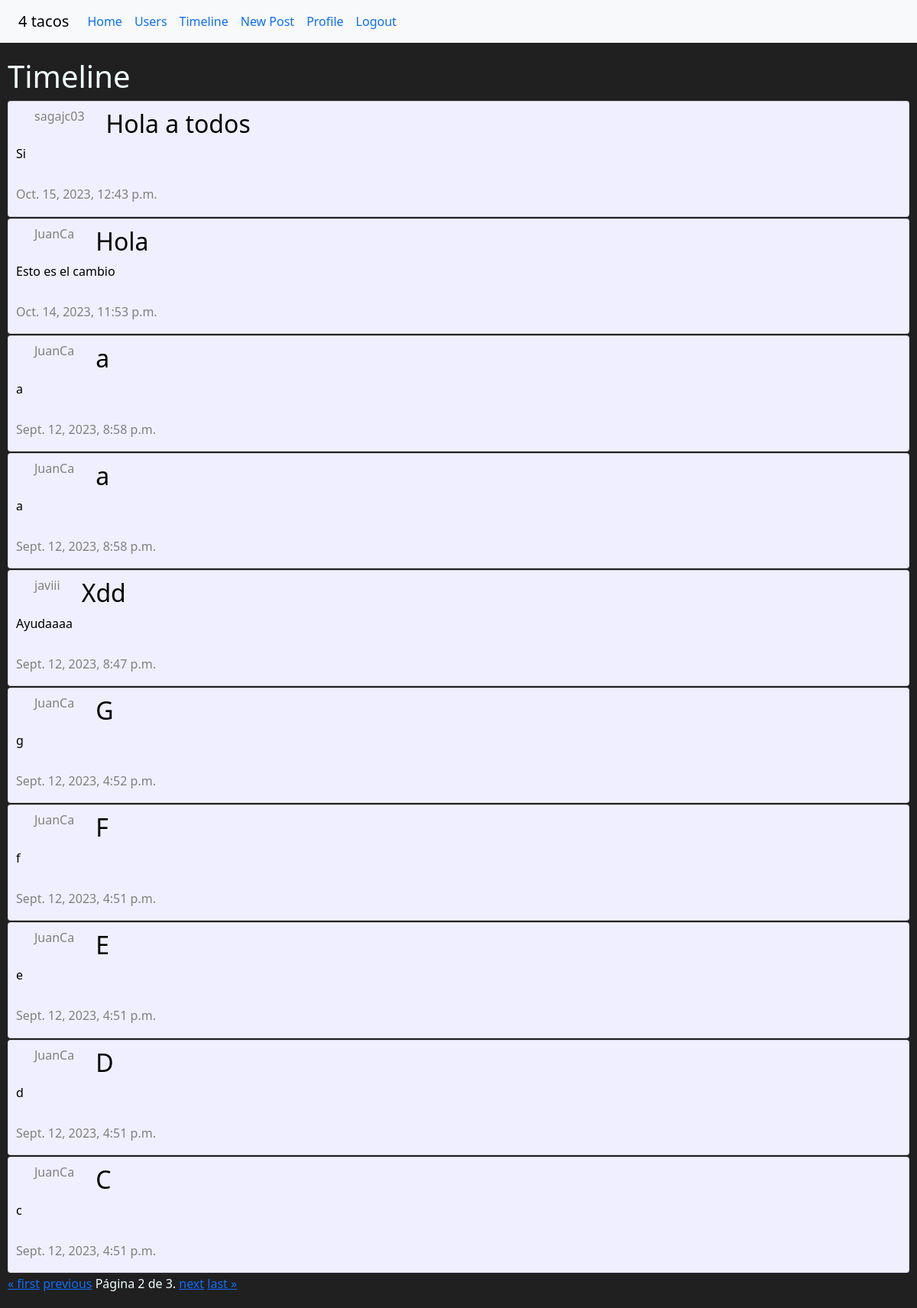
/timeline/?page=2 (signed in), run on the app's committed database.
### intSocial/models.py (models this page shows, shortened)
class Post(models.Model):
    titulo = models.CharField(max_length=50)
    contenido = models.TextField()
    autor = models.ForeignKey(User, on_delete=models.CASCADE)
    level = models.ForeignKey(Level, on_delete=models.CASCADE)
    creado_en = models.DateTimeField(auto_now_add=True)
    receptor_type = models.IntegerField()
    post_type = models.IntegerField(default=1)

### intSocial/views.py (the view)
# urls.py: path('timeline/', views.timeline, name="timeline"),
@login_required
def timeline(request):
    all_posts = Post.objects.all().order_by('-creado_en')
    all_images = Imagen.objects.all()
    relaciones = PostImagen.objects.all()
    for imagen in all_images:
        imagen.src = imagen.src.url
    paginator = Paginator(all_posts, 10)  # Muestra 10 publicaciones por página
    page = request.GET.get('page')
    try:
        posts_pagina = paginator.page(page)
    except PageNotAnInteger:
        posts_pagina = paginator.page(1)
    except EmptyPage:
        posts_pagina = paginator.page(paginator.num_pages)
    context = {
        'posts': posts_pagina,
        'imagenes': all_images,
        'relaciones': relaciones,
    }
    return render(request, 'timeline.html', context)

### intSocial/templates/timeline.html (shortened to what this page needs)
{% extends 'layouts/base.html' %}
{% block content %}
<h1>Timeline</h1>
{% for post in posts %}
<article class="card container">
    <a href="{% url 'post_details' post.id %}" >
        <div class="d-flex justify-content-start">
            <h6 class="px-4">{{post.autor.username}}</h6>
            <h2 class="px-1">{{post.titulo}}</h2>
        </div>
        <p>{{post.contenido}}</p>
    </a>
        <h6>{{post.creado_en}}</h6>
</article>
{% endfor %}
<div class="pagination">
    <span class="step-links">
        {% if posts.has_previous %}
            <a href="?page=1">&laquo; first</a>
            <a href="?page={{ posts.previous_page_number }}">previous</a>
        {% endif %}
        <span class="current-page">Página {{ posts.number }} de {{ posts.paginator.num_pages }}.</span>
        {% if posts.has_next %}
            <a href="?page={{ posts.next_page_number }}">next</a>
            <a href="?page={{ posts.paginator.num_pages }}">last &raquo;</a>
        {% endif %}
    </span>
</div>
{% endblock %}

### intSocial/templates/layouts/base.html (shortened to what this page needs)
{% load static %}
<!DOCTYPE html>
<html lang="en">
<head>
    <link href="https://cdn.jsdelivr.net/npm/bootstrap@5.3.2/dist/css/bootstrap.min.css" rel="stylesheet">
    <link href="https://cdn.jsdelivr.net/npm/bootstrap@5.0.0-alpha3/dist/css/bootstrap.min.css" rel="stylesheet">
    <link rel="stylesheet" href="https://cdnjs.cloudflare.com/ajax/libs/bootstrap-datepicker/1.9.0/css/bootstrap-datepicker.min.css">
    <link rel="stylesheet" href="https://cdnjs.cloudflare.com/ajax/libs/font-awesome/4.7.0/css/font-awesome.min.css">
    <link rel="stylesheet" href="{% static 'styles/main.css' %}">
</head>
<body>
    <nav class="navbar navbar-expand-lg bg-body-tertiary ">
        <div class="container-fluid">
          <a class="navbar-brand" href="#">4 tacos</a>
          <div class="collapse navbar-collapse" id="navbarSupportedContent">
            <ul class="navbar-nav me-auto mb-2 mb-lg-0">
                <li class="nav-item">
                    <a class="nav-link" href="{% url 'index' %}">Home</a>
                </li>
                <li class="nav-item">
                    <a class="nav-link" href="{% url 'usuario' %}">Users</a>
                </li>
                {% if user.is_authenticated %}
                <li class="nav-item">
                    <a class="nav-link" href="{% url 'timeline' %}">Timeline</a>
                </li>
                <li class="nav-item">
                    <a class="nav-link" href="{% url 'new_post' %}">New Post</a>
                </li>
                <li class="nav-item">
                    <a class="nav-link" href="{% url 'profile'%}">Profile</a>
                </li>
                <li class="nav-link" class="nav-item">
                    <a href="{% url 'logout' %}">Logout</a>
                </li>
                {% endif %}
            </ul>
          </div>
        </div>
      </nav>
    <main class="container">
        {% block content %}
        {% endblock %}
    </main>
</body>
</html>

### intSocial/static/styles/main.css (style rules this page uses)
body { background-color: #202020; color:azure; }
.navbar ul li a { text-decoration: none; }
.container { max-width: 1200px; margin: 0 auto; padding: 20px 10px; }
.card { background-color: #F0EFFF; padding: 10PX; margin-bottom: 2PX; color: black; }
.card a { text-decoration: none; }
.card h2, .card h3, .card p, .card h6 { text-decoration: none; color: black; }
.card h5, .card h6 { text-decoration: none; color: gray; }

### data on the page
Post: autor.username "sagajc03", titulo "Hola a todos", contenido "Si", creado_en "Oct. 15, 2023, 12:43 p.m."
Post: autor.username "JuanCa", titulo "Hola", contenido "Esto es el cambio", creado_en "Oct. 14, 2023, 11:53 p.m."
Post: autor.username "JuanCa", titulo "a", contenido "a", creado_en "Sept. 12, 2023, 8:58 p.m."
Post: autor.username "JuanCa", titulo "a", contenido "a", creado_en "Sept. 12, 2023, 8:58 p.m."
Post: autor.username "javiii", titulo "Xdd", contenido "Ayudaaaa", creado_en "Sept. 12, 2023, 8:47 p.m."
Post: autor.username "JuanCa", titulo "G", contenido "g", creado_en "Sept. 12, 2023, 4:52 p.m."
Post: autor.username "JuanCa", titulo "F", contenido "f", creado_en "Sept. 12, 2023, 4:51 p.m."
Post: autor.username "JuanCa", titulo "E", contenido "e", creado_en "Sept. 12, 2023, 4:51 p.m."
Post: autor.username "JuanCa", titulo "D", contenido "d", creado_en "Sept. 12, 2023, 4:51 p.m."
Post: autor.username "JuanCa", titulo "C", contenido "c", creado_en "Sept. 12, 2023, 4:51 p.m."

### other printed values
{{ posts.number }} "2"
{{ posts.paginator.num_pages }} "3"
